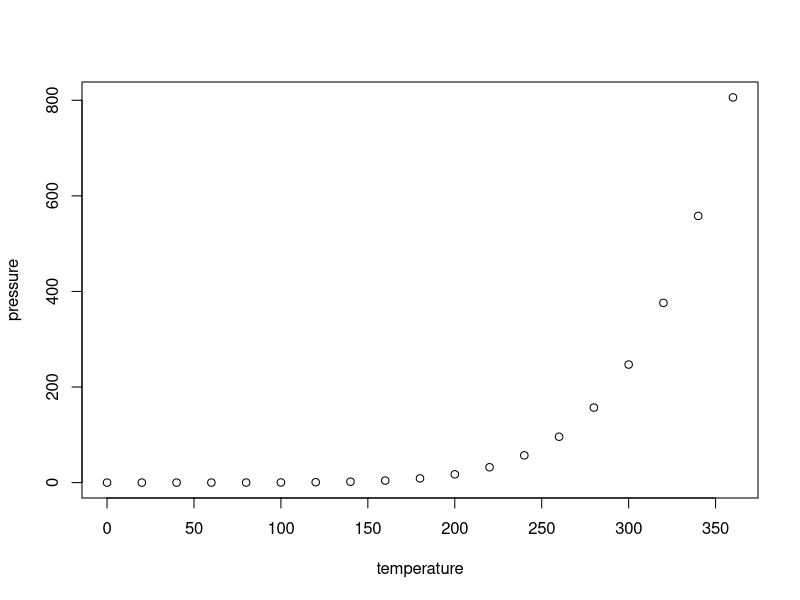
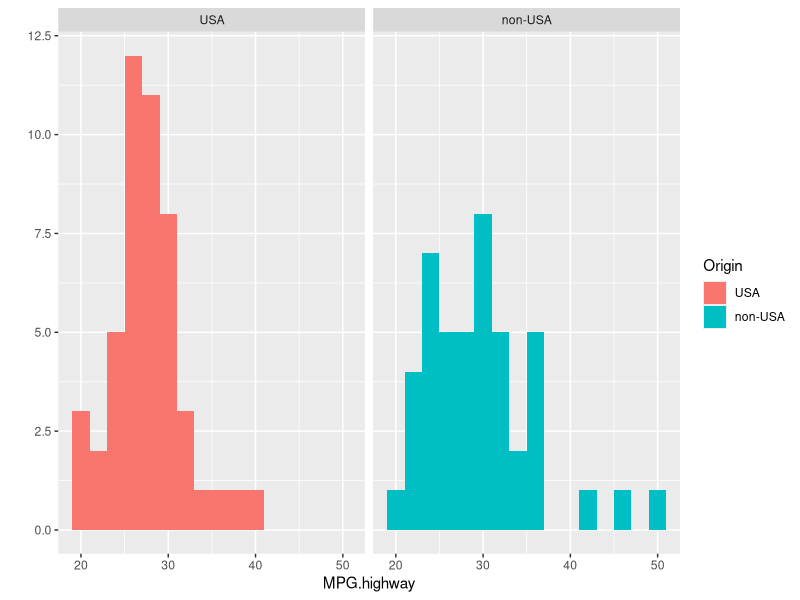
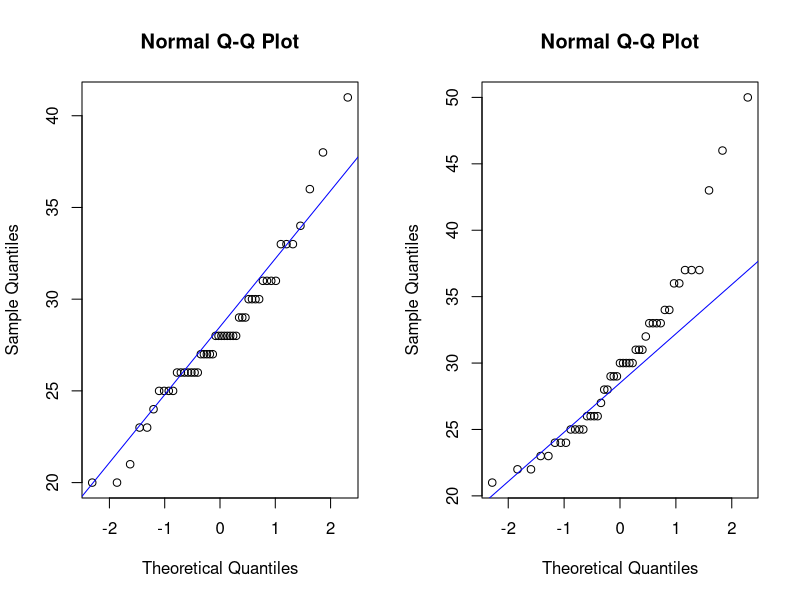

Here is the R script that generated these plots, in order:
## ---- chunk 1
knitr::opts_chunk$set(echo = TRUE)
## ---- chunk 2
summary(cars)
## ---- chunk 3
plot(pressure)
## ---- chunk 4
library(MASS)
library(plyr)
library(reshape)  # You may need to install this one first!
library(ggplot2)
## ---- chunk 5
qplot(x = MPG.highway, data = Cars93, facets = ~Origin, geom = "histogram", fill = Origin, binwidth = 2)
## ---- chunk 6
par(mfrow = c(1,2))
# USA cars
with(Cars93, qqnorm(MPG.highway[Origin == "USA"]))
with(Cars93, qqline(MPG.highway, col = "blue"))
# Foreign cars
with(Cars93, qqnorm(MPG.highway[Origin == "non-USA"]))
with(Cars93, qqline(MPG.highway, col = "blue"))
## ---- chunk 7
# Formula version
mpg.t.test <- t.test(MPG.highway ~ Origin, data = Cars93)
mpg.t.test
## ---- chunk 8
mpg.t.test <- t.test(MPG.highway ~ Origin, data = Cars93, conf.level = 0.90)
mpg.t.test
## ---- chunk 9
mpg.t.test$conf.int
## ---- chunk 10
mpg.wilcox.test <- wilcox.test(MPG.highway ~ Origin, data = Cars93)
mpg.wilcox.test
## ---- chunk 11

## ---- chunk 12
colnames(birthwt) <- c("birthwt.below.2500", "mother.age", "mother.weight", 
    "race", "mother.smokes", "previous.prem.labor", "hypertension", "uterine.irr", 
    "physician.visits", "birthwt.grams")
